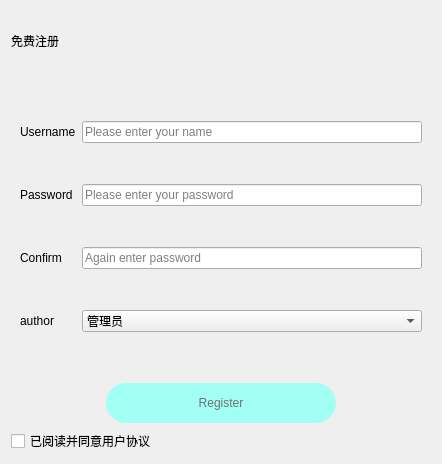
<?xml version="1.0" encoding="UTF-8"?>
<ui version="4.0">
 <class>register</class>
 <widget class="QWidget" name="register">
  <property name="geometry">
   <rect>
    <x>0</x>
    <y>0</y>
    <width>442</width>
    <height>464</height>
   </rect>
  </property>
  <property name="windowTitle">
   <string>Form</string>
  </property>
  <layout class="QGridLayout" name="gridLayout_2">
   <item row="2" column="0">
    <spacer name="horizontalSpacer">
     <property name="orientation">
      <enum>Qt::Horizontal</enum>
     </property>
     <property name="sizeHint" stdset="0">
      <size>
       <width>40</width>
       <height>20</height>
      </size>
     </property>
    </spacer>
   </item>
   <item row="2" column="1">
    <widget class="QPushButton" name="registerButton">
     <property name="minimumSize">
      <size>
       <width>230</width>
       <height>40</height>
      </size>
     </property>
     <property name="styleSheet">
      <string notr="true">QPushButton#registerButton{
font: 900 14pt &quot;Noto Sans&quot;;
background-color:rgb(161, 255, 244);
color:rgb(113, 113, 113);
border-radius:20px;
}
QPushButton#registerButton:hover{
	background-color: rgb(255, 255, 255);
	color: rgb(0, 0, 0);
	font: 900 14pt &quot;Noto Sans&quot;;
}
</string>
     </property>
     <property name="text">
      <string>Register</string>
     </property>
    </widget>
   </item>
   <item row="3" column="0" colspan="2">
    <widget class="QCheckBox" name="checkBox">
     <property name="text">
      <string>已阅读并同意用户协议</string>
     </property>
    </widget>
   </item>
   <item row="0" column="0">
    <widget class="QLabel" name="label">
     <property name="maximumSize">
      <size>
       <width>16777215</width>
       <height>60</height>
      </size>
     </property>
     <property name="styleSheet">
      <string notr="true">font: 14pt &quot;Noto Sans&quot;;</string>
     </property>
     <property name="text">
      <string>免费注册</string>
     </property>
    </widget>
   </item>
   <item row="2" column="2">
    <spacer name="horizontalSpacer_2">
     <property name="orientation">
      <enum>Qt::Horizontal</enum>
     </property>
     <property name="sizeHint" stdset="0">
      <size>
       <width>40</width>
       <height>20</height>
      </size>
     </property>
    </spacer>
   </item>
   <item row="1" column="0" colspan="3">
    <widget class="QWidget" name="widget" native="true">
     <layout class="QGridLayout" name="gridLayout">
      <item row="2" column="1">
       <widget class="QLineEdit" name="lineEdit_4">
        <property name="placeholderText">
         <string>Again enter password</string>
        </property>
       </widget>
      </item>
      <item row="0" column="1">
       <widget class="QLineEdit" name="lineEdit">
        <property name="placeholderText">
         <string>Please enter your name</string>
        </property>
       </widget>
      </item>
      <item row="3" column="1">
       <widget class="QComboBox" name="comboBox">
        <item>
         <property name="text">
          <string>管理员</string>
         </property>
        </item>
        <item>
         <property name="text">
          <string>员工</string>
         </property>
        </item>
       </widget>
      </item>
      <item row="3" column="0">
       <widget class="QLabel" name="label_4">
        <property name="text">
         <string>author</string>
        </property>
       </widget>
      </item>
      <item row="1" column="1">
       <widget class="QLineEdit" name="lineEdit_2">
        <property name="placeholderText">
         <string>Please enter your password</string>
        </property>
       </widget>
      </item>
      <item row="0" column="0">
       <widget class="QLabel" name="label_2">
        <property name="text">
         <string>Username</string>
        </property>
       </widget>
      </item>
      <item row="2" column="0">
       <widget class="QLabel" name="label_5">
        <property name="text">
         <string>Confirm</string>
        </property>
       </widget>
      </item>
      <item row="1" column="0">
       <widget class="QLabel" name="label_3">
        <property name="text">
         <string>Password</string>
        </property>
       </widget>
      </item>
     </layout>
    </widget>
   </item>
  </layout>
 </widget>
 <resources/>
 <connections/>
</ui>
